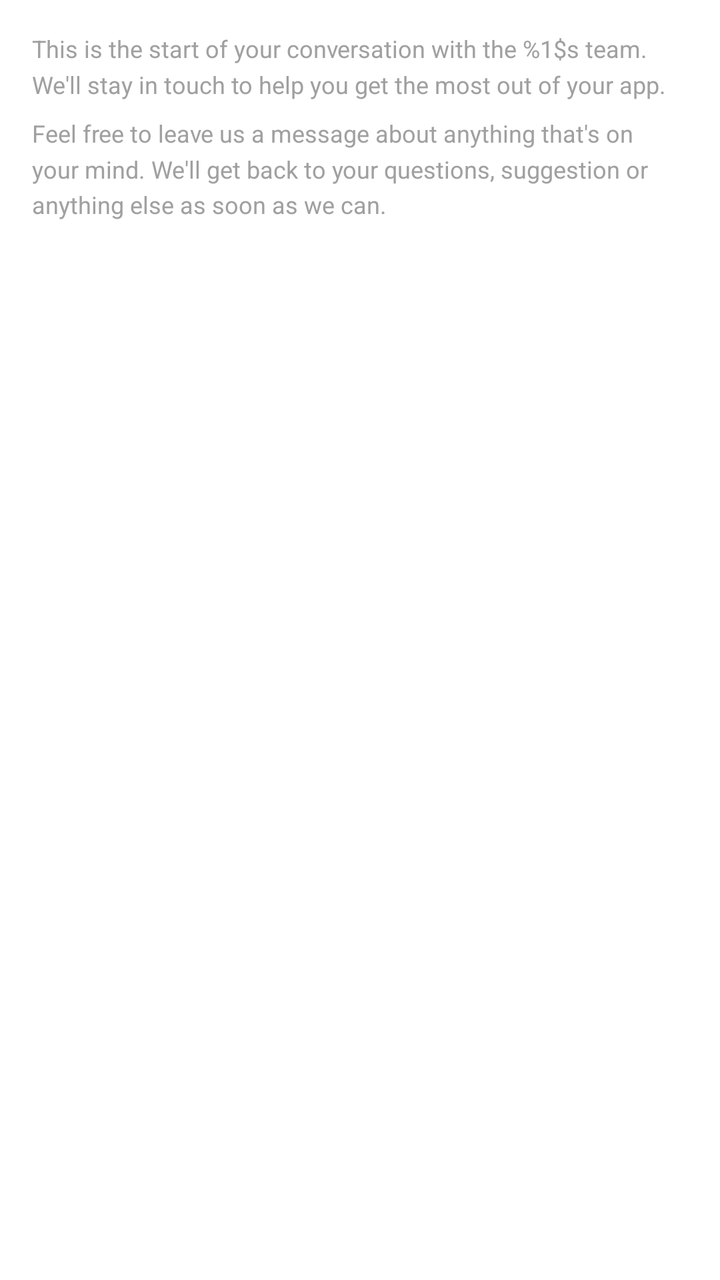
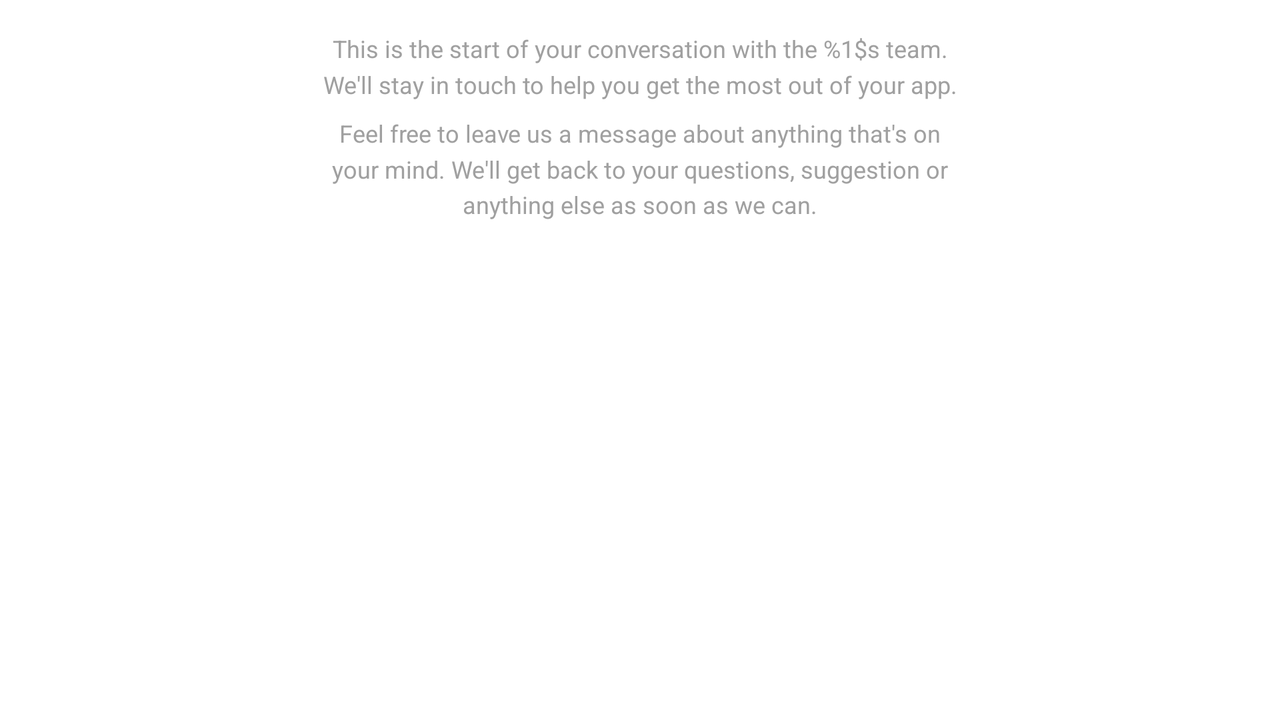

Two renders of one Android screen. The first uses the default layout on a phone; the second uses the alternative layout the repository ships for a different screen configuration, on a matching device. The two XML files are below.
<!-- AndroidManifest.xml: fallback theme Theme.MaterialComponents.DayNight.NoActionBar -->
<!-- res/layout/clarabridgechat_list_message_header.xml -->
<?xml version="1.0" encoding="utf-8"?>
<LinearLayout xmlns:android="http://schemas.android.com/apk/res/android"
              android:layout_width="match_parent"
              android:layout_height="wrap_content"
              android:orientation="vertical"
              android:padding="16dp">

    <TextView
        android:id="@+id/clarabridgechat_welcome_message"
        android:layout_width="match_parent"
        android:layout_height="wrap_content"
        android:layout_marginBottom="8dp"
        android:lineSpacingMultiplier="@dimen/ClarabridgeChat_lineSpacingMultiplier"
        android:text="@string/ClarabridgeChat_startOfConversation"
        android:textColor="@color/ClarabridgeChat_header"
        android:textSize="@dimen/ClarabridgeChat_header"/>

    <TextView
        android:layout_width="match_parent"
        android:layout_height="wrap_content"
        android:lineSpacingMultiplier="@dimen/ClarabridgeChat_lineSpacingMultiplier"
        android:text="@string/ClarabridgeChat_welcome"
        android:textColor="@color/ClarabridgeChat_header"
        android:textSize="@dimen/ClarabridgeChat_header"/>
</LinearLayout>
<!-- resources referenced by this layout -->
<resources>
  <color name="ClarabridgeChat_header">#a0a0a0</color>
  <dimen name="ClarabridgeChat_header">12sp</dimen>
  <item name="ClarabridgeChat_lineSpacingMultiplier" format="float" type="dimen">1.25</item>
  <string name="ClarabridgeChat_startOfConversation">This is the start of your conversation with the %1$s team. We\'ll stay in touch to help you get the most out of your app.</string>
  <string name="ClarabridgeChat_welcome">Feel free to leave us a message about anything that\'s on your mind. We\'ll get back to your questions, suggestion or anything else as soon as we can.</string>
</resources>
<!-- res/layout-w550dp/clarabridgechat_list_message_header.xml (the author's variant of the layout above) -->
<!-- drawn on the phone turned sideways -->
<?xml version="1.0" encoding="utf-8"?>
<LinearLayout xmlns:android="http://schemas.android.com/apk/res/android"
              android:layout_width="match_parent"
              android:layout_height="wrap_content"
              android:orientation="horizontal"
              android:paddingBottom="16dp"
              android:paddingTop="16dp">

    <RelativeLayout
        android:layout_width="0dp"
        android:layout_height="fill_parent"
        android:layout_weight="0.25"/>


    <LinearLayout
        android:layout_width="0dp"
        android:layout_height="fill_parent"
        android:layout_weight="0.5"
        android:orientation="vertical">

        <TextView
            android:id="@+id/clarabridgechat_welcome_message"
            android:layout_width="match_parent"
            android:layout_height="wrap_content"
            android:layout_marginBottom="8dp"
            android:gravity="center_horizontal"
            android:lineSpacingMultiplier="@dimen/ClarabridgeChat_lineSpacingMultiplier"
            android:text="@string/ClarabridgeChat_startOfConversation"
            android:textColor="@color/ClarabridgeChat_header"
            android:textSize="@dimen/ClarabridgeChat_header"/>

        <TextView
            android:layout_width="match_parent"
            android:layout_height="wrap_content"
            android:gravity="center_horizontal"
            android:lineSpacingMultiplier="@dimen/ClarabridgeChat_lineSpacingMultiplier"
            android:text="@string/ClarabridgeChat_welcome"
            android:textColor="@color/ClarabridgeChat_header"
            android:textSize="@dimen/ClarabridgeChat_header"/>
    </LinearLayout>

    <RelativeLayout
        android:layout_width="0dp"
        android:layout_height="fill_parent"
        android:layout_weight="0.25"/>


</LinearLayout>
